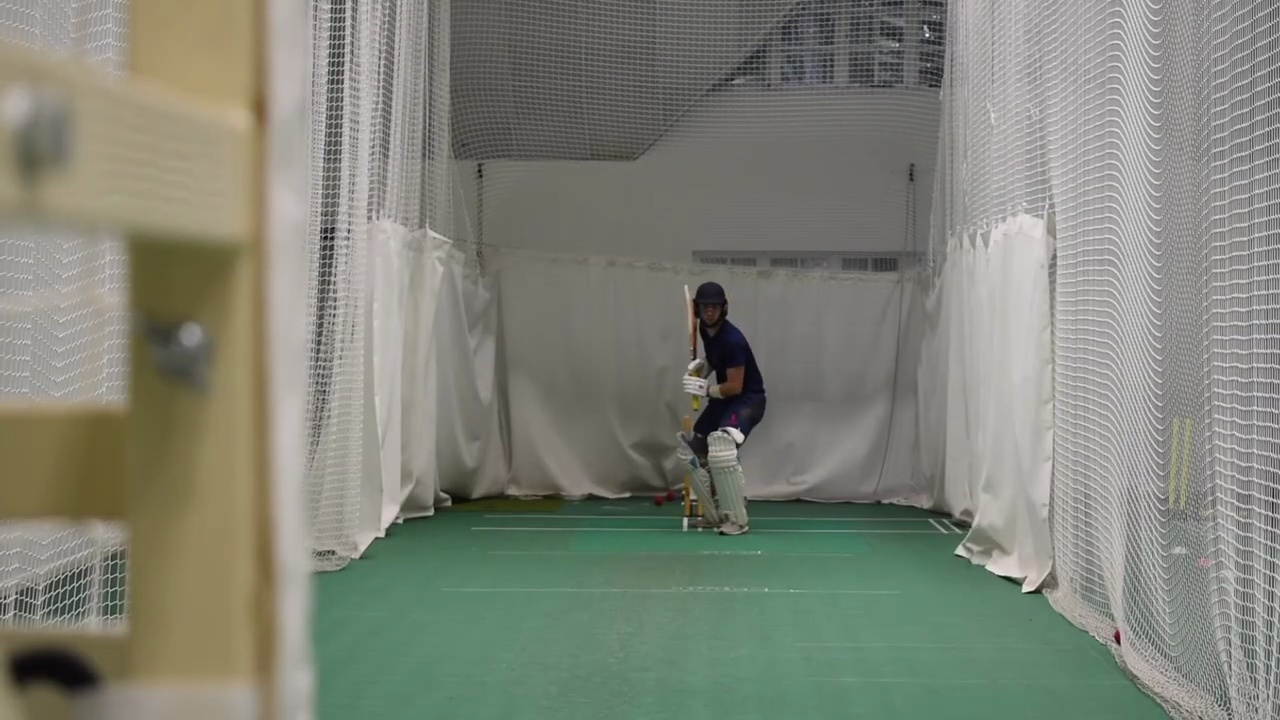
#> input picture Starter/frames_2sec/frame_0000.jpg, 1280 x 720 px, found by its file name; its folder holds only this picture in this run
$ python segment_centroid.py
#> lines starting #> are read from the running program, lines starting #| are printed output that depends on the picture; after the words box and inside, x2 and y2 are one past the last pixel; in counts of white or black regions, pixels touching at a corner belong together
import cv2
import numpy as np
import os

FRAMES_DIR = "frames_2sec"


def compute_centroid(contour):
    M = cv2.moments(contour)
    if M["m00"] == 0:
        return None
    cx = int(M["m10"] / M["m00"])
    cy = int(M["m01"] / M["m00"])
    return (cx, cy)


def unsharp_mask(image, kernel_size=(9, 9), sigma=10.0, amount=1.5, threshold=0):
    blurred = cv2.GaussianBlur(image, kernel_size, sigma)
    sharpened = cv2.addWeighted(image, 1 + amount, blurred, -amount, 0)
    if threshold > 0:
        low_contrast_mask = np.abs(image - blurred) < threshold
        np.copyto(sharpened, image, where=low_contrast_mask)
    return np.clip(sharpened, 0, 255).astype(np.uint8)


def preprocess(frame):
    lab = cv2.cvtColor(frame, cv2.COLOR_BGR2LAB)
    l, a, b = cv2.split(lab)

    clahe = cv2.createCLAHE(clipLimit=2.0, tileGridSize=(8, 8))
    l_eq = clahe.apply(l)

    lab_eq = cv2.merge((l_eq, a, b))
    frame_eq = cv2.cvtColor(lab_eq, cv2.COLOR_LAB2BGR)

    frame_sharp = unsharp_mask(frame_eq, kernel_size=(7, 7), sigma=7.0, amount=1.2)
    return frame_sharp


def detect_ball_centroid(frame):
    h, w = frame.shape[:2]
    proc = preprocess(frame)

    hsv = cv2.cvtColor(proc, cv2.COLOR_BGR2HSV)
    lab = cv2.cvtColor(proc, cv2.COLOR_BGR2LAB)

    # HSV red mask (blur-tolerant)
    lower_red1 = np.array([0, 70, 50])
    upper_red1 = np.array([10, 255, 255])
    lower_red2 = np.array([170, 70, 50])
    upper_red2 = np.array([180, 255, 255])

    mask_hsv = cv2.inRange(hsv, lower_red1, upper_red1) | \
               cv2.inRange(hsv, lower_red2, upper_red2)

    # LAB red enhancement
    a_channel = lab[:, :, 1]
    mean_a = int(np.mean(a_channel))
    std_a = int(np.std(a_channel))
    thresh_a = max(150, mean_a + std_a // 2)
    _, mask_lab = cv2.threshold(a_channel, thresh_a, 255, cv2.THRESH_BINARY)

    mask = cv2.bitwise_or(mask_hsv, mask_lab)

    # Morphology
    k = max(3, int(min(h, w) / 200))
    if k % 2 == 0:
        k += 1
    kernel = cv2.getStructuringElement(cv2.MORPH_ELLIPSE, (k, k))

    mask = cv2.morphologyEx(mask, cv2.MORPH_OPEN, kernel, iterations=1)
    mask = cv2.morphologyEx(mask, cv2.MORPH_CLOSE, kernel, iterations=2)
    mask = cv2.medianBlur(mask, 5)

    contours, _ = cv2.findContours(mask, cv2.RETR_EXTERNAL, cv2.CHAIN_APPROX_SIMPLE)

    best_cnt = None
    best_score = 0

    for cnt in contours:
        area = cv2.contourArea(cnt)
        if area < 30:
            continue

        perimeter = cv2.arcLength(cnt, True)
        if perimeter == 0:
            continue

        circularity = 4 * np.pi * area / (perimeter * perimeter)

        x, y, ww, hh = cv2.boundingRect(cnt)
        aspect = ww / float(hh) if hh > 0 else 0

        score = circularity * 2.0 + (area / (h * w)) * 10.0
        if aspect < 0.4 or aspect > 2.5:
            score *= 0.6

        if score > best_score and area > 50:
            best_score = score
            best_cnt = cnt

    if best_cnt is not None:
        return compute_centroid(best_cnt), mask

    # Fallback: Hough Circle
    gray = cv2.cvtColor(proc, cv2.COLOR_BGR2GRAY)
    gray = cv2.medianBlur(gray, 7)

    circles = cv2.HoughCircles(
        gray, cv2.HOUGH_GRADIENT,
        dp=1.2,
        minDist=min(h, w) / 8,
        param1=50,
        param2=30,
        minRadius=5,
        maxRadius=int(max(h, w) / 3)
    )

    if circles is not None:
        circles = np.round(circles[0]).astype(int)
        cx, cy, r = max(circles, key=lambda c: c[2])
        return (cx, cy), mask

    return None, mask


if __name__ == "__main__":
    frame_files = sorted(os.listdir(FRAMES_DIR))
    trajectory = []

    OUTPUT_DIR = "tracking_output"
    os.makedirs(OUTPUT_DIR, exist_ok=True)
    video_path = os.path.join(OUTPUT_DIR, "tracking_video.mp4")
    writer = None

    for idx, file in enumerate(frame_files):
        frame = cv2.imread(os.path.join(FRAMES_DIR, file))
#> frame is the input picture: shape (720, 1280, 3); mean B, G, R 119.5, 131.2, 128.2
        if frame is None:
            continue

        centroid, mask = detect_ball_centroid(frame)
#> in preprocess, `lab = cv2.cvtColor(frame, cv2.COLOR_BGR2LAB)`: lab: shape (720, 1280, 3); mean of channels 0, 1, 2 138, 124.8, 134.1
#> in preprocess, `l, a, b = cv2.split(lab)`:
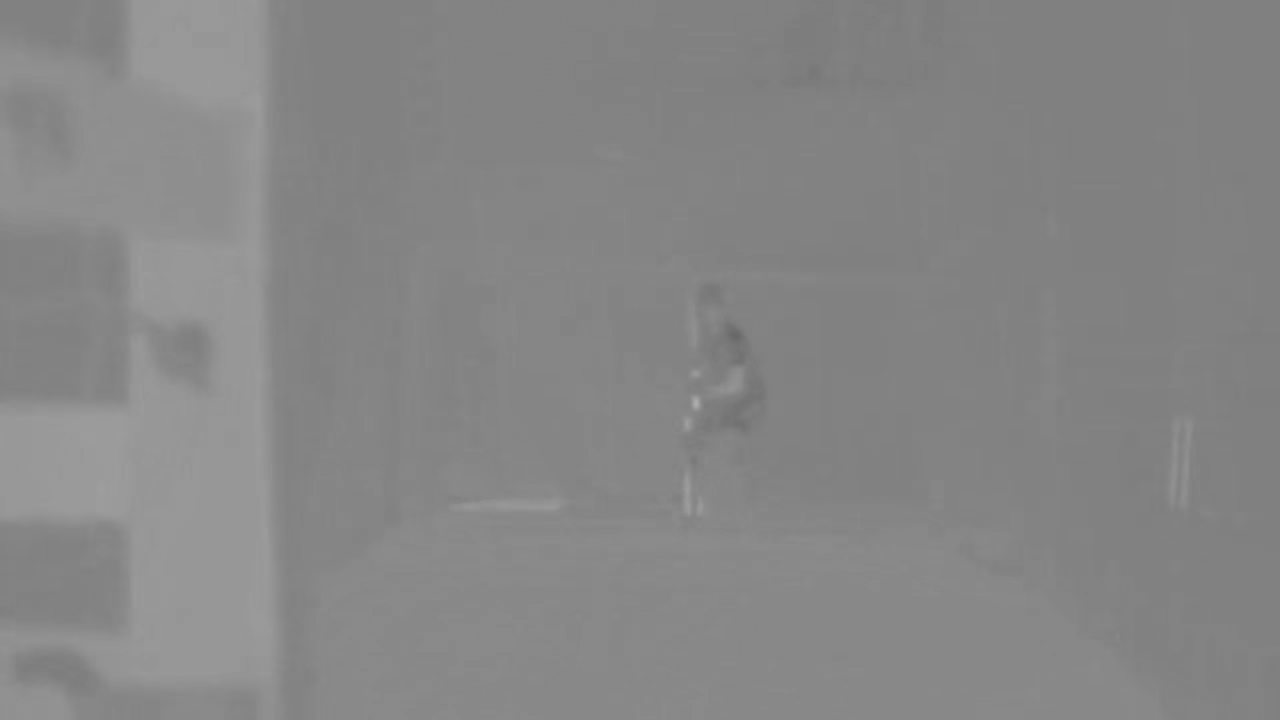
#> b: shape (720, 1280); min 104, max 172, mean 134.1
#> in preprocess, `l_eq = clahe.apply(l)`:
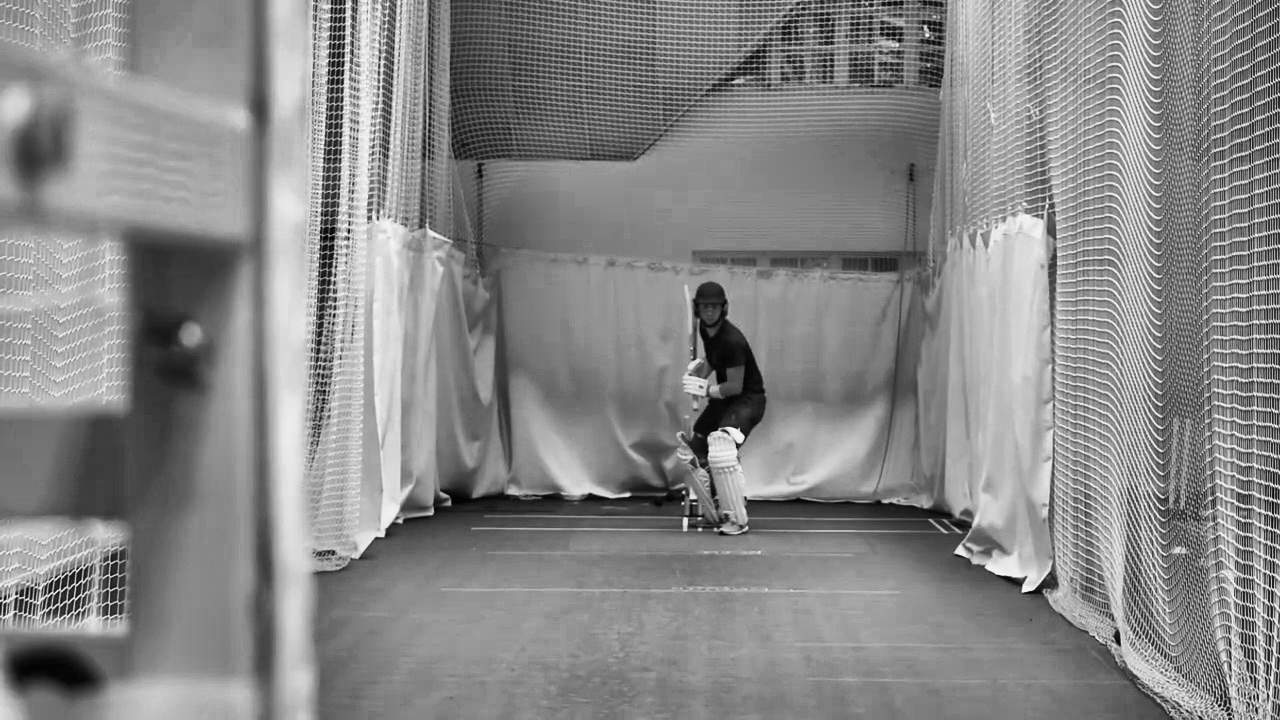
#> l_eq: shape (720, 1280); min 0, max 254, mean 135.6
#> in preprocess, `lab_eq = cv2.merge((l_eq, a, b))`: lab_eq: shape (720, 1280, 3); mean of channels 0, 1, 2 135.6, 124.8, 134.1
#> in unsharp_mask, `sharpened = cv2.addWeighted(image, 1 + amount, blurred, -amount, 0)`:
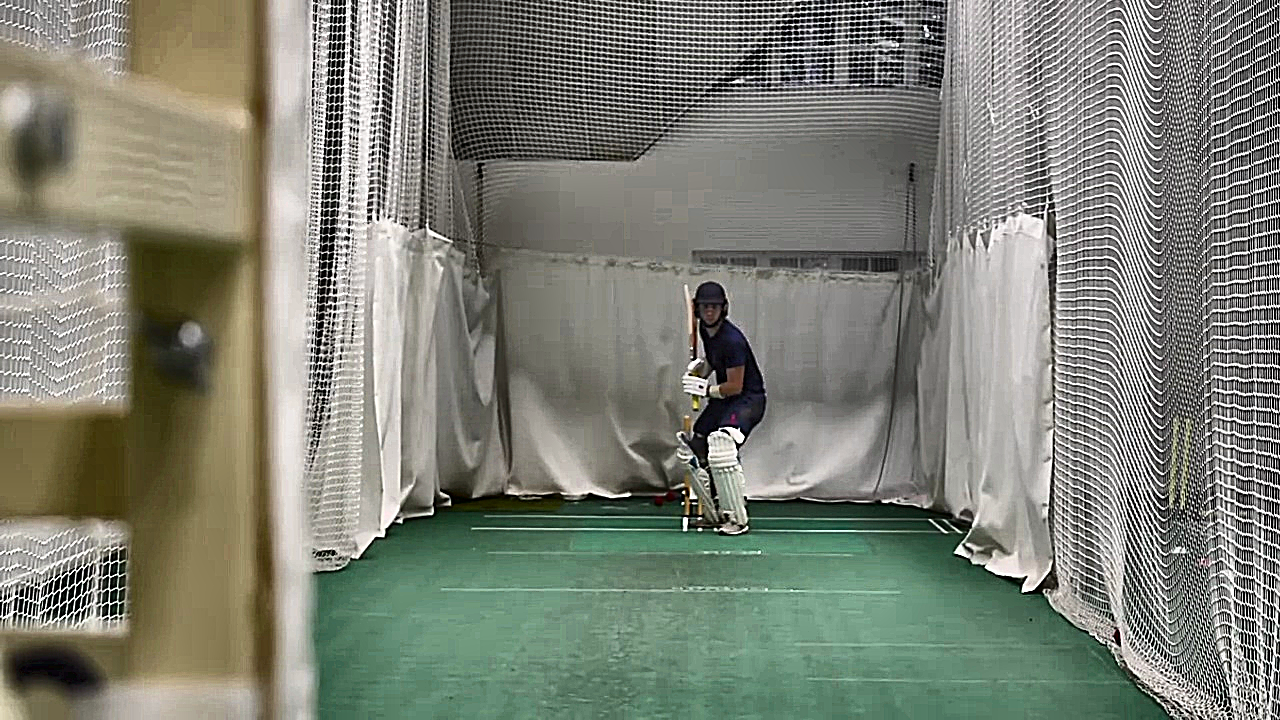
#> sharpened: shape (720, 1280, 3); mean B, G, R 117.5, 129, 125.8
#> in detect_ball_centroid, `hsv = cv2.cvtColor(proc, cv2.COLOR_BGR2HSV)`: hsv: shape (720, 1280, 3); mean H, S, V 37.6, 40.3, 132.3
#> in detect_ball_centroid, `lab = cv2.cvtColor(proc, cv2.COLOR_BGR2LAB)`: lab: shape (720, 1280, 3); mean of channels 0, 1, 2 134.3, 124.8, 134
#> in detect_ball_centroid, `mask_hsv = cv2.inRange(hsv, lower_red1, upper_red1) | \ cv2.inRange(hs..`:
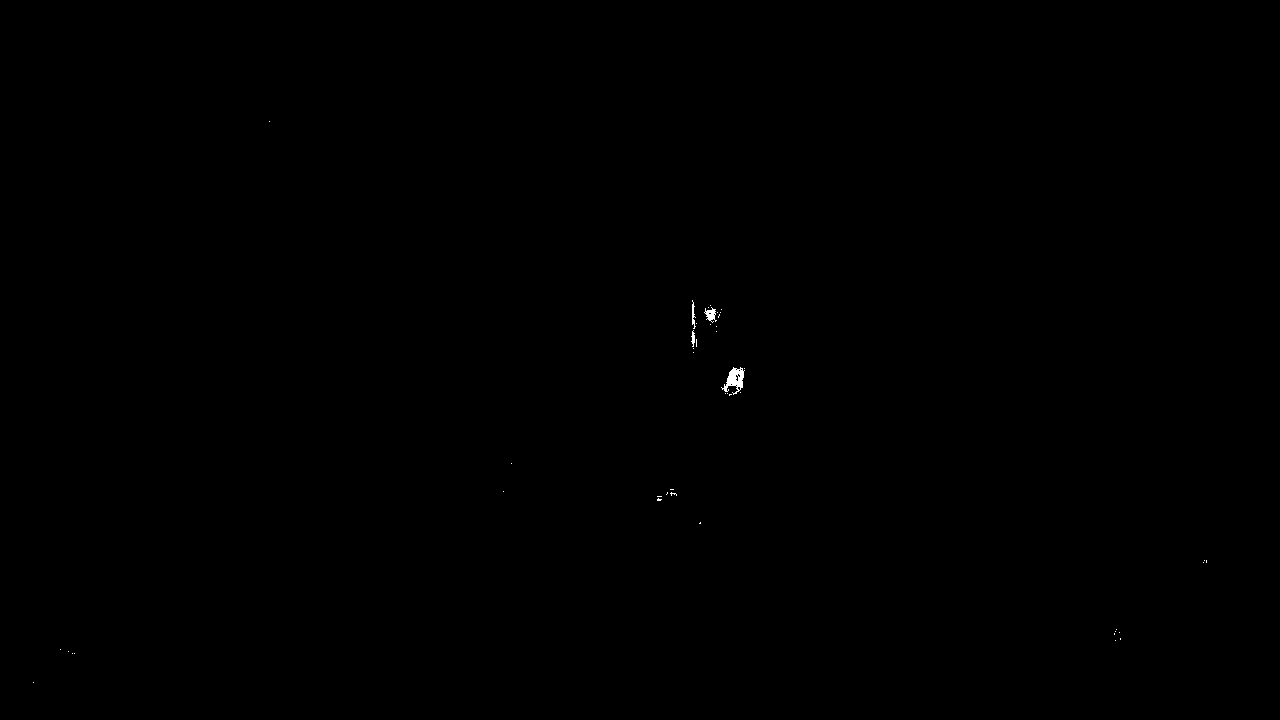
#> mask_hsv: shape (720, 1280); 0.07% white; 45 white regions (41 under 20 px), largest, box (x1, y1, x2, y2) and area: (721, 367, 745, 395) 310, (704, 307, 717, 323) 103, (692, 300, 696, 329) 59, (691, 330, 695, 347) 41
#> in detect_ball_centroid, `mean_a = int(np.mean(a_channel))`: mean_a = 124
#> in detect_ball_centroid, `std_a = int(np.std(a_channel))`: std_a = 6
#> in detect_ball_centroid, `thresh_a = max(150, mean_a + std_a // 2)`: thresh_a = 150
#> in detect_ball_centroid, `_, mask_lab = cv2.threshold(a_channel, thresh_a, 255, cv2.THRESH_BINARY)`: mask_lab: shape (720, 1280); 0.01% white; 7 white regions (6 under 20 px), largest, box (x1, y1, x2, y2) and area: (730, 414, 736, 425) 52
#> in detect_ball_centroid, `mask = cv2.bitwise_or(mask_hsv, mask_lab)`: mask: shape (720, 1280); 0.07% white; 47 white regions (42 under 20 px), largest, box (x1, y1, x2, y2) and area: (721, 367, 745, 395) 310, (704, 307, 717, 323) 103, (692, 300, 696, 329) 59, (730, 414, 736, 425) 52, (691, 330, 695, 347) 41
#> in detect_ball_centroid, `mask = cv2.morphologyEx(mask, cv2.MORPH_OPEN, kernel, iterations=1)`: mask: shape (720, 1280); 0.05% white; 9 white regions (5 under 20 px), largest, box (x1, y1, x2, y2) and area: (723, 368, 744, 392) 262, (705, 309, 716, 321) 82, (730, 414, 736, 425) 50, (691, 332, 695, 344) 32
#> in detect_ball_centroid, `mask = cv2.morphologyEx(mask, cv2.MORPH_CLOSE, kernel, iterations=2)`: mask: shape (720, 1280); 0.05% white; 9 white regions (5 under 20 px), largest, box (x1, y1, x2, y2) and area: (723, 368, 744, 392) 279, (705, 309, 716, 321) 84, (730, 414, 736, 425) 50, (691, 332, 695, 344) 32
#> in detect_ball_centroid, `mask = cv2.medianBlur(mask, 5)`: mask: shape (720, 1280); 0.05% white; 5 white regions (1 under 20 px)
#> in detect_ball_centroid, `contours, _ = cv2.findContours(mask, cv2.RETR_EXTERNAL, cv2.CHAIN_APPR..`: contours = 5 contours, 2 with area under 20; largest, box (x1, y1, x2, y2) and area: (724, 369, 744, 390) 238, (706, 310, 715, 320) 60, (730, 415, 736, 424) 32
#> the loop in detect_ball_centroid, `for cnt in contours:` made 5 passes
#> (area, perimeter, circularity, x, y, ww, hh, aspect) on passes 3, 5: (237.5, 71.7, 0.581, 724, 369, 20, 21, 0.952), (60, 29.31, 0.877, 706, 310, 9, 10, 0.9)
#> (area, perimeter, circularity, x, y, ww, hh, aspect) on pass 2: (32.5, 21.9, 0.852, 730, 415, 6, 9, 0.667)
#> after the loop in detect_ball_centroid, `for cnt in contours:`: best_cnt = contour of 12 points, box (x1, y1, x2, y2) (706, 310, 715, 320), area 60; best_score = 1.76
#> in compute_centroid, `M = cv2.moments(contour)`: M = moments, m00 60, centre m10/m00, m01/m00 = (710.3, 314.2)
#> in compute_centroid, `cx = int(M["m10"] / M["m00"])`: cx = 710
#> in compute_centroid, `cy = int(M["m01"] / M["m00"])`: cy = 314
#> centroid = (710, 314)

        if centroid is not None:
            trajectory.append((idx, centroid[0], centroid[1]))
            cv2.circle(frame, centroid, 6, (0, 0, 255), -1)
#> frame: shape (720, 1280, 3); 0.01% of pixels changed, all inside (x1, y1, x2, y2) = (704, 308, 717, 321)
            cv2.putText(frame, f"{centroid}",
                        (centroid[0] + 10, centroid[1]),
                        cv2.FONT_HERSHEY_SIMPLEX, 0.5, (0, 255, 0), 1)
#> frame: shape (720, 1280, 3); mean B, G, R 119.5, 131.2, 128.2

        mask_bgr = cv2.cvtColor(mask, cv2.COLOR_GRAY2BGR)
#> mask_bgr: shape (720, 1280, 3); 0.05% white; 5 white regions (1 under 20 px), largest, box (x1, y1, x2, y2) and area: (724, 369, 744, 390) 270, (706, 310, 715, 320) 74, (730, 415, 736, 424) 43, (692, 335, 695, 342) 21
        vis = np.hstack([cv2.resize(frame, (mask_bgr.shape[1], mask_bgr.shape[0])), mask_bgr])
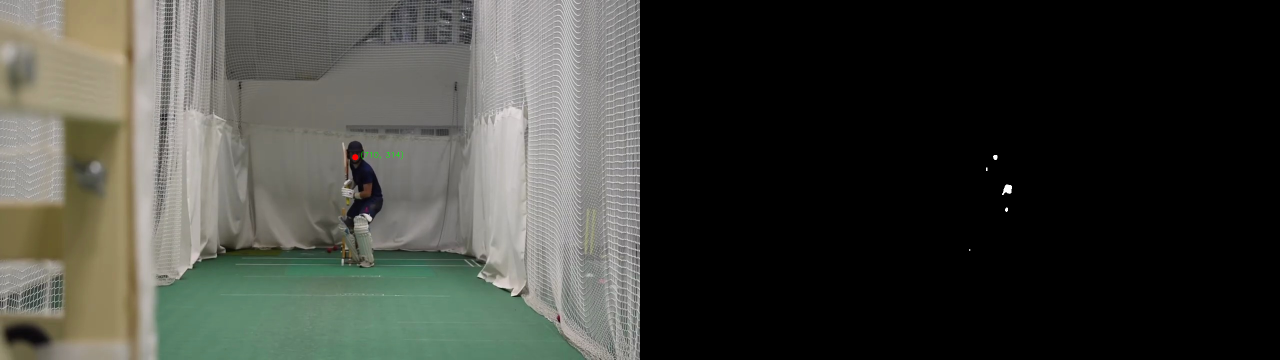
#> vis: shape (720, 2560, 3) (shown at 1/2 size); mean B, G, R 59.8, 65.7, 64.1

        if writer is None:
            h_vis, w_vis = vis.shape[:2]
#> h_vis = 720; w_vis = 2560
            fourcc = cv2.VideoWriter_fourcc(*"mp4v")
            writer = cv2.VideoWriter(video_path, fourcc, 25.0, (w_vis, h_vis))

        writer.write(vis)
        cv2.imshow("Ball Tracking (Frame | Mask)", vis)

        if cv2.waitKey(40) & 0xFF == ord('q'):
#> (key q is pressed here)
            break

    if writer:
        writer.release()

    cv2.destroyAllWindows()

    print("Trajectory length:", len(trajectory))
#| Trajectory length: 1
    print("First 10 points:", trajectory[:10])
#| First 10 points: [(0, 710, 314)]
